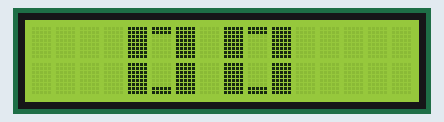
A sketch run on a simulated Arduino Uno, built with avr-gcc and run on an emulated ATmega328P. Shown: 16×2 character LCD.

Above: at 0.1 s.
At 4.1 s:
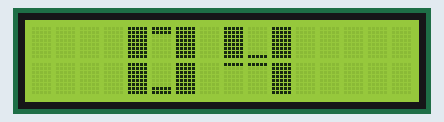
At 9.1 s:
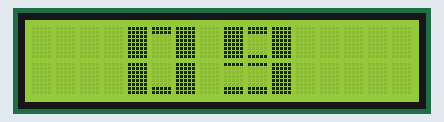
At 19.2 s:
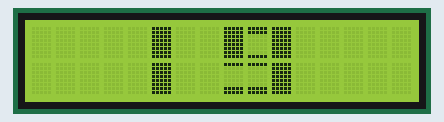
At 28.2 s:
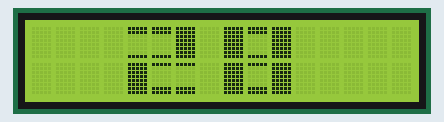
At 38.2 s:
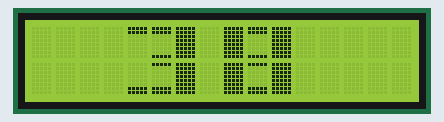

The sketch:

P52-2_LCD_print_15x16_count_up_99.ino
```cpp
/*
*P52-2
*設計Arduino 程式，控制LCD 顯示兩位15×16 數字字形計數00~99，每秒上數加1。
/*

*LiquidCrystal(rs, rw, enable, d4, d5, d6, d7)
	 1              16
	|________________|
	|      LCD       |
	|________________|
*1 -> Vss(GND)
*2 -> Vdd(5V)
*3 -> Vo(Contrast)
*4 -> RS(Register sel)
*5 -> R/W(LCM)
*6 -> E(LCM enable)
*7~14 -> Data bus(DB0(LSB)~DB7(MSB))
*/
#include <LiquidCrystal.h>

LiquidCrystal lcd(12, 11, 10, 5, 4, 3, 2);

byte shape[8][8]={
{B11111,B11111,B11111,B11111,B11111,B11111,B11111,B11111}, //編號0。
{B00000,B00000,B00000,B00000,B00000,B00000,B00000,B00000}, //編號1。
{B11111,B11111,B00000,B00000,B00000,B00000,B00000,B00000}, //編號2。
{B00000,B00000,B00000,B00000,B00000,B00000,B11111,B11111}, //編號3。
{B11111,B11111,B00000,B00000,B00000,B00000,B00000,B11111}, //編號4。
{B11111,B00000,B00000,B00000,B00000,B00000,B11111,B11111}, //編號5。
{B11111,B00000,B00000,B00000,B00000,B00000,B00000,B00000}, //編號6。
{B00000,B00000,B00000,B00000,B00000,B00000,B00000,B11111}  //編號7。
};

const char number[10][6]={
{0,2,0,0,3,0},{1,0,1,1,0,1},//15×16數字0、1。
{4,4,0,0,5,5},{2,4,0,3,5,0},//15×16數字2、3。
{0,7,0,6,6,0},{0,4,4,5,5,0},//15×16數字4、5。
{0,4,4,0,5,0},{2,2,0,1,1,0},//15×16數字6、7。
{0,4,0,0,5,0},{0,4,0,5,5,0} //15×16數字8、9。
};

int n = 0; //Current number

void setup()
{
	lcd.begin(16,2);

	for(int i=0;i<8;i++) lcd.createChar(i, shape[i]);
}

void loop()
{
	if(n>99) n = 0;
	int tmp = n;

	print_num(tmp%10, 8); //字元處理
	tmp /= 10;
	print_num(tmp%10, 4);

	delay(1000);
	n++;
}

void print_num(int val,int pos)
{
	lcd.setCursor(pos, 0);
	for(int i=0;i<=2;i++)
	{
		lcd.write(byte(number[val][i]));
	}
	lcd.setCursor(pos, 1);
	for(int i=3;i<=5;i++)
	{
		lcd.write(byte(number[val][i]));
	}
}
```

Measured:
- what the display in image 1 shows lasts 1.0 s, from 4.1 s to 5.1 s
